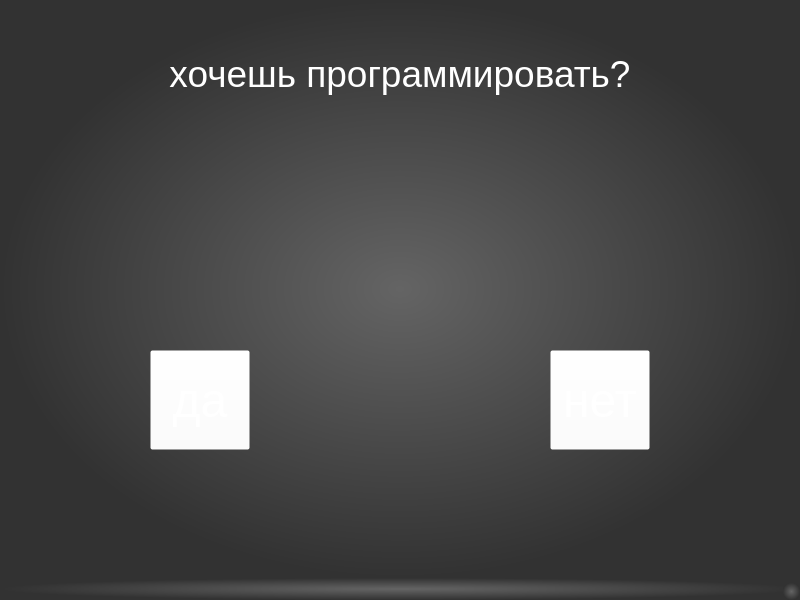
<?xml version="1.0" encoding="UTF-8"?>
<ui version="4.0">
 <class>MainWindow</class>
 <widget class="QMainWindow" name="MainWindow">
  <property name="geometry">
   <rect>
    <x>0</x>
    <y>0</y>
    <width>800</width>
    <height>600</height>
   </rect>
  </property>
  <property name="windowTitle">
   <string>MainWindow</string>
  </property>
  <property name="styleSheet">
   <string notr="true">background-color: qradialgradient(spread:pad, cx:0.5, cy:0.5, radius:0.5, fx:0.5, fy:0.5, stop:0 rgba(100, 100, 100, 255), stop:1 rgba(50, 50, 50, 255));</string>
  </property>
  <widget class="QWidget" name="centralwidget">
   <widget class="QLabel" name="label">
    <property name="geometry">
     <rect>
      <x>0</x>
      <y>0</y>
      <width>800</width>
      <height>150</height>
     </rect>
    </property>
    <property name="styleSheet">
     <string notr="true">background-color: rgba(255, 255, 255, 0);
color: rgb(255, 255, 255);</string>
    </property>
    <property name="text">
     <string>&lt;html&gt;&lt;head/&gt;&lt;body&gt;&lt;p align=&quot;center&quot;&gt;&lt;span style=&quot; font-size:28pt;&quot;&gt;хочешь программировать?&lt;/span&gt;&lt;/p&gt;&lt;/body&gt;&lt;/html&gt;</string>
    </property>
   </widget>
   <widget class="QPushButton" name="pushButton">
    <property name="geometry">
     <rect>
      <x>150</x>
      <y>350</y>
      <width>100</width>
      <height>100</height>
     </rect>
    </property>
    <property name="font">
     <font>
      <pointsize>36</pointsize>
     </font>
    </property>
    <property name="toolTip">
     <string>&lt;html&gt;&lt;head/&gt;&lt;body&gt;&lt;p align=&quot;center&quot;&gt;&lt;span style=&quot; font-size:20pt;&quot;&gt;да&lt;/span&gt;&lt;/p&gt;&lt;/body&gt;&lt;/html&gt;</string>
    </property>
    <property name="whatsThis">
     <string>&lt;html&gt;&lt;head/&gt;&lt;body&gt;&lt;p align=&quot;center&quot;&gt;&lt;span style=&quot; font-size:20pt;&quot;&gt;да&lt;/span&gt;&lt;/p&gt;&lt;/body&gt;&lt;/html&gt;</string>
    </property>
    <property name="styleSheet">
     <string notr="true">background-color: rgba(255, 255, 255, 0);
color: rgb(255, 255, 255);</string>
    </property>
    <property name="text">
     <string>да</string>
    </property>
   </widget>
   <widget class="QPushButton" name="pushButton_2">
    <property name="geometry">
     <rect>
      <x>550</x>
      <y>350</y>
      <width>100</width>
      <height>100</height>
     </rect>
    </property>
    <property name="font">
     <font>
      <pointsize>36</pointsize>
     </font>
    </property>
    <property name="toolTip">
     <string>&lt;html&gt;&lt;head/&gt;&lt;body&gt;&lt;p align=&quot;center&quot;&gt;&lt;span style=&quot; font-size:20pt;&quot;&gt;да&lt;/span&gt;&lt;/p&gt;&lt;/body&gt;&lt;/html&gt;</string>
    </property>
    <property name="whatsThis">
     <string>&lt;html&gt;&lt;head/&gt;&lt;body&gt;&lt;p align=&quot;center&quot;&gt;&lt;span style=&quot; font-size:20pt;&quot;&gt;да&lt;/span&gt;&lt;/p&gt;&lt;/body&gt;&lt;/html&gt;</string>
    </property>
    <property name="styleSheet">
     <string notr="true">background-color: rgba(255, 255, 255, 0);
color: rgb(255, 255, 255);</string>
    </property>
    <property name="text">
     <string>нет</string>
    </property>
   </widget>
  </widget>
  <widget class="QStatusBar" name="statusbar"/>
 </widget>
 <resources/>
 <connections/>
</ui>
